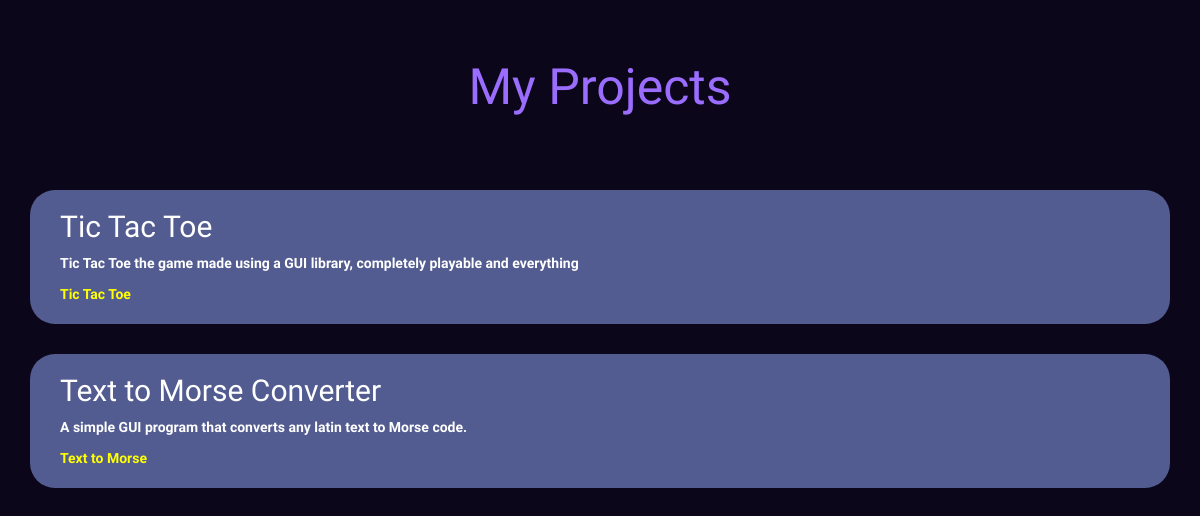
The page / on the database its author committed.
### main.py (models this page shows)
class Projects(db.Model):
    id: Mapped[int] = mapped_column(primary_key=True)
    name: Mapped[str] = mapped_column(nullable=False)
    description: Mapped[str] = mapped_column(nullable=False)
    link_name: Mapped[str] = mapped_column(nullable=False)
    link_path: Mapped[str] = mapped_column(nullable=False)
    content: Mapped[str] = mapped_column(unique=False, nullable=False)

### main.py (the view)
    @app.route("/")
    def home():
        login_status = current_user.is_authenticated
        all_posts = Projects.query.all()
        return render_template("index.html", posts=all_posts, status=login_status)

### templates/index.html (shortened to what this page needs)
{% extends 'bootstrap/base.html' %}
{% block styles %}
  {{ super() }}
  <link rel="stylesheet" href="{{ url_for('static', filename='css/styles.css') }}">
{% endblock %}
{% block content %}
<div class="container">
    <div class="col-lg-12">
        <h1 class="heading" id="ind-heading">My Projects</h1>
    </div>
</div>
{% for post in posts %}
<div class="media position-relative" id="post-listings">
    <div class="media-body">
        <h2 class="mt-0">{{ post.name }}</h2>
        <p>{{ post.description }}</p>
        <a href="{{ url_for('show_post', post_path=post.link_path) }}" class="stretched-link" style="color: yellow;">{{ post.link_name }}</a>
    </div>
</div>
{% endfor %}
{% endblock %}

### static/css/styles.css (style rules this page uses)
html { background-color: #0c061a; }
p { line-height: 1.5; }
body { background-color: #0c061a; }
.heading { font-size: 50px; }
.container { font-size: 1.8rem; color: #EEEEEE; }
#ind-heading { font-family: "Borel", sans-serif; width: 100%; max-width: fit-content; margin-left: auto; margin-right: auto; padding-top: 40px; padding-bottom: 50px; font-size: 50px; color: #9B6DFF; }
#post-listings { font-family: "Comfortaa", sans-serif; font-weight: 700; background-color: #535C91; padding-left: 3rem; padding-right: 3rem; margin-left: 3rem; margin-right: 3rem; padding-bottom: 2rem; margin-bottom: 3rem; border-radius: 25px; color: rgb(255, 255, 255); transform: scale(1); transition: all 0.3s ease; }

### rows shown on the page
Projects: name "Tic Tac Toe", description "Tic Tac Toe the game made using a GUI library, completely playable and everything", link_name "Tic Tac Toe"
Projects: name "Text to Morse Converter", description "A simple GUI program that converts any latin text to Morse code.", link_name "Text to Morse"
